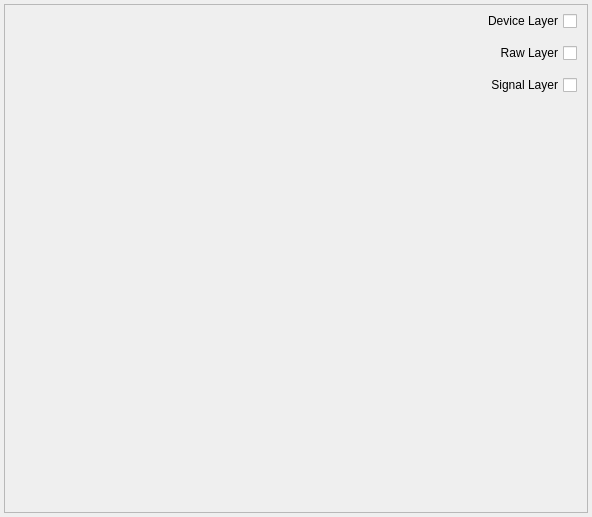
<?xml version="1.0" encoding="UTF-8"?>
<ui version="4.0">
 <class>ProjectConfigPrivate</class>
 <widget class="QWidget" name="ProjectConfigPrivate">
  <property name="geometry">
   <rect>
    <x>0</x>
    <y>0</y>
    <width>592</width>
    <height>517</height>
   </rect>
  </property>
  <property name="minimumSize">
   <size>
    <width>100</width>
    <height>50</height>
   </size>
  </property>
  <property name="baseSize">
   <size>
    <width>400</width>
    <height>300</height>
   </size>
  </property>
  <property name="windowTitle">
   <string>ProjectConfig</string>
  </property>
  <property name="windowIcon">
   <iconset resource="../../../CANdevResources.qrc">
    <normaloff>:/images/files/images/dark/CANbus_logo.svg</normaloff>:/images/files/images/dark/CANbus_logo.svg</iconset>
  </property>
  <layout class="QHBoxLayout" name="layout">
   <property name="spacing">
    <number>4</number>
   </property>
   <property name="leftMargin">
    <number>4</number>
   </property>
   <property name="topMargin">
    <number>4</number>
   </property>
   <property name="rightMargin">
    <number>4</number>
   </property>
   <property name="bottomMargin">
    <number>4</number>
   </property>
   <item>
    <widget class="DragWidget" name="frame">
     <property name="minimumSize">
      <size>
       <width>0</width>
       <height>0</height>
      </size>
     </property>
     <property name="maximumSize">
      <size>
       <width>16777215</width>
       <height>16777215</height>
      </size>
     </property>
     <property name="baseSize">
      <size>
       <width>0</width>
       <height>0</height>
      </size>
     </property>
     <property name="frameShape">
      <enum>QFrame::StyledPanel</enum>
     </property>
     <property name="frameShadow">
      <enum>QFrame::Raised</enum>
     </property>
     <property name="lineWidth">
      <number>1</number>
     </property>
     <layout class="QVBoxLayout" name="verticalLayout">
      <property name="spacing">
       <number>6</number>
      </property>
      <property name="leftMargin">
       <number>10</number>
      </property>
      <property name="topMargin">
       <number>6</number>
      </property>
      <property name="rightMargin">
       <number>10</number>
      </property>
      <property name="bottomMargin">
       <number>6</number>
      </property>
      <item>
       <widget class="QCheckBox" name="pbDeviceLayer">
        <property name="layoutDirection">
         <enum>Qt::RightToLeft</enum>
        </property>
        <property name="text">
         <string>Device Layer</string>
        </property>
        <property name="type" stdset="0">
         <string>iconSection</string>
        </property>
       </widget>
      </item>
      <item>
       <widget class="QWidget" name="deviceWidget" native="true">
        <layout class="QVBoxLayout" name="verticalLayout_2">
         <property name="spacing">
          <number>10</number>
         </property>
         <property name="leftMargin">
          <number>0</number>
         </property>
         <property name="topMargin">
          <number>0</number>
         </property>
         <property name="rightMargin">
          <number>0</number>
         </property>
         <property name="bottomMargin">
          <number>0</number>
         </property>
        </layout>
       </widget>
      </item>
      <item>
       <widget class="QCheckBox" name="pbRawLayer">
        <property name="layoutDirection">
         <enum>Qt::RightToLeft</enum>
        </property>
        <property name="text">
         <string>Raw Layer</string>
        </property>
        <property name="type" stdset="0">
         <string>iconSection</string>
        </property>
       </widget>
      </item>
      <item>
       <widget class="QWidget" name="rawWidget" native="true">
        <layout class="QVBoxLayout" name="verticalLayout_3">
         <property name="spacing">
          <number>10</number>
         </property>
         <property name="leftMargin">
          <number>0</number>
         </property>
         <property name="topMargin">
          <number>0</number>
         </property>
         <property name="rightMargin">
          <number>0</number>
         </property>
         <property name="bottomMargin">
          <number>0</number>
         </property>
        </layout>
       </widget>
      </item>
      <item>
       <widget class="QCheckBox" name="pbSignalLayer">
        <property name="layoutDirection">
         <enum>Qt::RightToLeft</enum>
        </property>
        <property name="text">
         <string>Signal Layer</string>
        </property>
        <property name="type" stdset="0">
         <string>iconSection</string>
        </property>
       </widget>
      </item>
      <item>
       <widget class="QWidget" name="signalWidget" native="true">
        <layout class="QVBoxLayout" name="verticalLayout_5">
         <property name="spacing">
          <number>10</number>
         </property>
         <property name="leftMargin">
          <number>0</number>
         </property>
         <property name="topMargin">
          <number>0</number>
         </property>
         <property name="rightMargin">
          <number>0</number>
         </property>
         <property name="bottomMargin">
          <number>0</number>
         </property>
        </layout>
       </widget>
      </item>
      <item>
       <spacer name="verticalSpacer">
        <property name="orientation">
         <enum>Qt::Vertical</enum>
        </property>
        <property name="sizeHint" stdset="0">
         <size>
          <width>20</width>
          <height>40</height>
         </size>
        </property>
       </spacer>
      </item>
     </layout>
    </widget>
   </item>
  </layout>
 </widget>
 <customwidgets>
  <customwidget>
   <class>DragWidget</class>
   <extends>QFrame</extends>
   <header>dragwidget.h</header>
   <container>1</container>
  </customwidget>
 </customwidgets>
 <resources>
  <include location="../../../CANdevResources.qrc"/>
 </resources>
 <connections/>
</ui>
